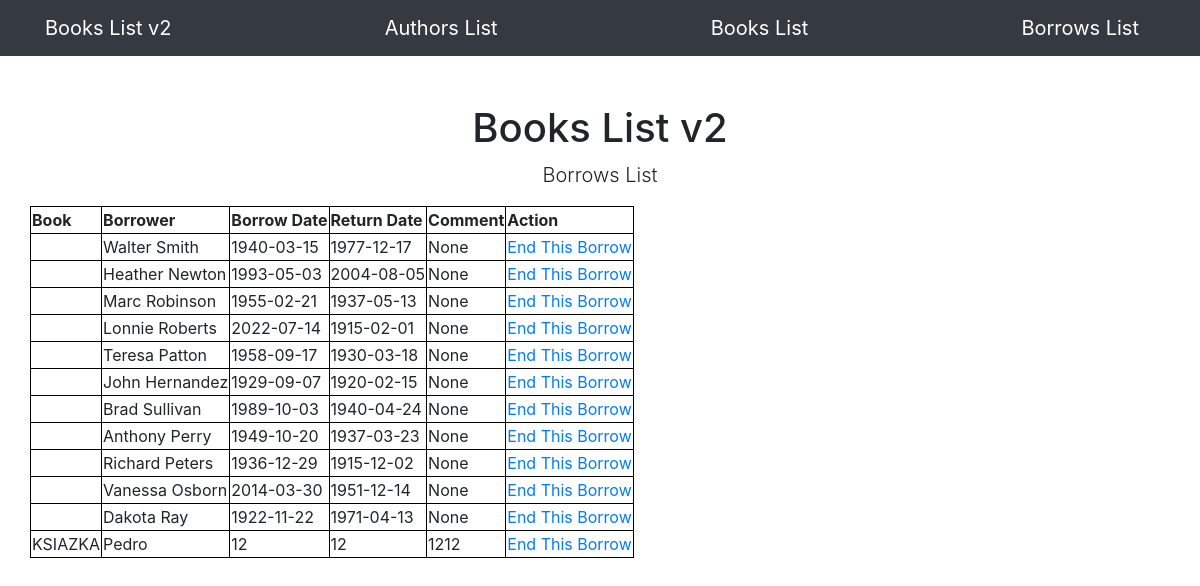
The app's page /borrows, older data.
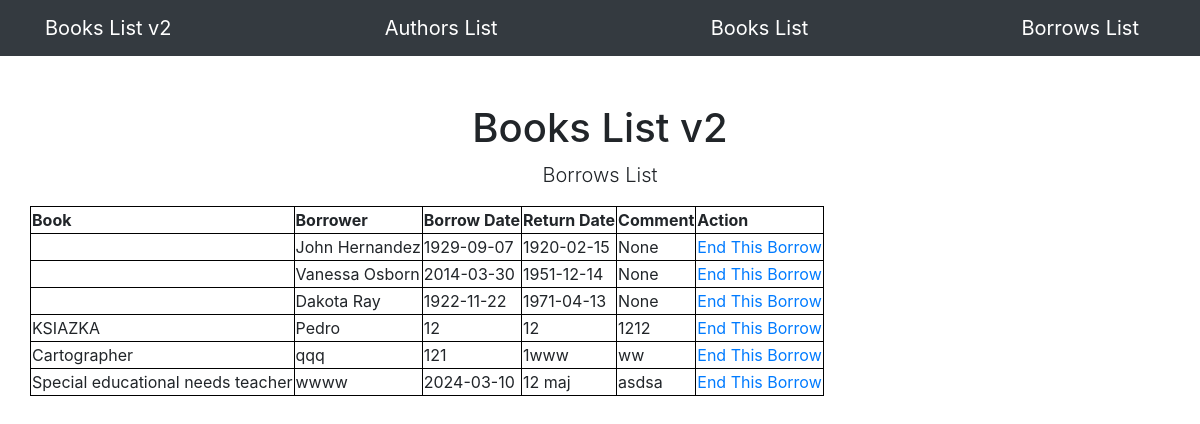
The same page, newer data.
### app/models.py (models this page shows, shortened)
class Borrow(db.Model):
    id = db.Column(db.Integer, primary_key=True)
    borrower = db.Column(db.String(100), index=True)
    borrow_date = db.Column(db.String(100), index=True, default=datetime.today().strftime('%Y-%m-%d'))
    return_date = db.Column(db.String(100), index=True)
    comment = db.Column(db.String(100), index=True)
    book_id = db.Column(db.Integer, db.ForeignKey('book.id'))

class Book(db.Model):
    id = db.Column(db.Integer, primary_key=True)
    title = db.Column(db.String(100), index=True)
    date = db.Column(db.String(100), index=True, default=datetime.today().strftime('%Y-%m-%d'))
    comment = db.Column(db.String(100), index=True)
    author_id = db.Column(db.Integer, db.ForeignKey('author.id'))
    borrows = db.relationship("Borrow", backref="book", lazy="dynamic")

### app/routes.py (the view)
@app.route('/borrows', methods=["GET"])
def borrows_view():
    error = ""
    borrows = Borrow.query.all()
    return render_template("borrows.html", borrows=borrows, error=error)

### app/templates/borrows.html
{% extends "base.html" %}
{% block content %}
<div class="row">
    <div class="col-lg-12 text-center">
       <h1 class="mt-5">Books List v2</h1>
       <p class="lead">Borrows List</p>
    </div>
    <table>
        <thead>
        <th>Book</th>
        <th>Borrower</th>
        <th>Borrow Date</th>
        <th>Return Date</th>
        <th>Comment</th>
        <th>Action</th>
        </thead>
        {% for borrow in borrows %}
        <tr>
            <td>{{ borrow.book.title }}</a></td>
            <td>{{ borrow.borrower }}</td>
            <td>{{ borrow.borrow_date }}</td>
            <td>{{ borrow.return_date }}</td>
            <td>{{ borrow.comment }}</td>
            <td><a href="/removeborrow/{{ borrow.id }}">End This Borrow</a></td>
        </tr>
        {% endfor %}
    </table>
</div>
{% endblock %}

### app/templates/base.html (shortened to what this page needs)
<!DOCTYPE html>
<html lang="en">
    <head>
        <link rel="stylesheet" href="https://cdn.jsdelivr.net/npm/bootstrap@4.4.1/dist/css/bootstrap.min.css">
    </head>
    <body>
        <nav class="navbar navbar-expand-lg navbar-dark bg-dark">
            <div class="container">
                <a class="navbar-brand" href="/">Books List v2</a>
                <a class="navbar-brand" href="/authors">Authors List</a>
                <a class="navbar-brand" href="/books">Books List</a>
                <a class="navbar-brand" href="/borrows">Borrows List</a>
            </div>
        </nav>
        <div class="container">
            {% block content %}
            {% endblock %}
        </div>
    </body>
</html>

### app/templates/base.html (style rules this page uses)
table, th, tr, td { border: 1px solid black; }

Row changes from the older to the newer data that the page shows:
removed Borrow: borrower "Walter Smith", borrow_date "1940-03-15", return_date "1977-12-17", comment "None"
removed Borrow: borrower "Heather Newton", borrow_date "1993-05-03", return_date "2004-08-05", comment "None"
removed Borrow: borrower "Marc Robinson", borrow_date "1955-02-21", return_date "1937-05-13", comment "None"
removed Borrow: borrower "Lonnie Roberts", borrow_date "2022-07-14", return_date "1915-02-01", comment "None"
removed Borrow: borrower "Teresa Patton", borrow_date "1958-09-17", return_date "1930-03-18", comment "None"
removed Borrow: borrower "Brad Sullivan", borrow_date "1989-10-03", return_date "1940-04-24", comment "None"
removed Borrow: borrower "Anthony Perry", borrow_date "1949-10-20", return_date "1937-03-23", comment "None"
removed Borrow: borrower "Richard Peters", borrow_date "1936-12-29", return_date "1915-12-02", comment "None"
added Borrow: book "Cartographer", borrower "qqq", borrow_date "121", return_date "1www", comment "ww"
added Borrow: book "Special educational needs teacher", borrower "wwww", borrow_date "2024-03-10", return_date "12 maj", comment "asdsa"
